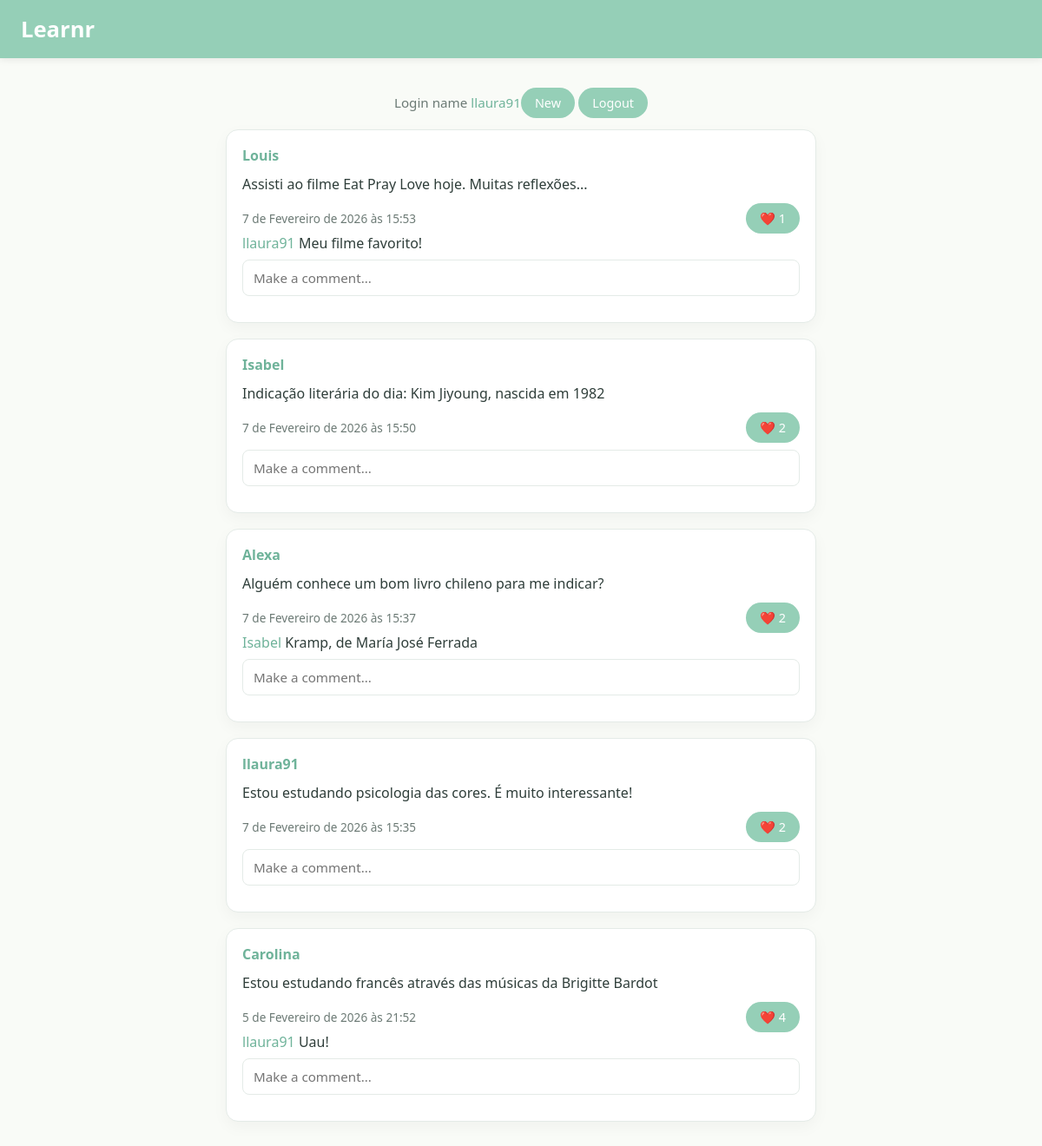
/ (signed in), run on the app's committed database.
### core/models.py (models this page shows, shortened)
class Post(models.Model):
    autor = models.ForeignKey(User, on_delete=models.CASCADE)
    texto = models.TextField()
    criado_em = models.DateTimeField(auto_now_add=True)
    curtidas = models.ManyToManyField(User, related_name="curtidas", blank=True)

class Comentario(models.Model):
    autor = models.ForeignKey(User, on_delete=models.CASCADE)
    post = models.ForeignKey(Post, on_delete=models.CASCADE, related_name="comentarios")
    texto = models.TextField()
    criado_em = models.DateTimeField(auto_now_add=True)

### core/views.py (the view)
# urls.py: path("", views.feed, name="feed"),
def feed(request):
    posts = Post.objects.all().order_by("-criado_em")
    return render(request, "feed.html", {"posts": posts})

### core/templates/feed.html (shortened to what this page needs)
<!DOCTYPE html>
<html>
<head>
    {% load static %}
    <link rel="stylesheet" href="{% static 'estilo.css' %}">
</head>
<body>
    <header>
        <h1>Learnr</h1>
    </header>
    <div class="container">
        <div class="user-bar">
            {% if user.is_authenticated %}
                <div class="user-info">
                    Login name <strong><a href="{% url 'profile' user.id %}">{{ user.username }}</a></strong>
                </div>
                <div>
                    <a class="button" href="/criar/">New</a>
                    <a class="button" href="/logout/">Logout</a>
                </div>
            {% else %}
                <div>
                    <a class="button" href="/login/">Login</a>
                    <a class="button" href="/cadastro/">Register</a>
                </div>
            {% endif %}
        </div>
        {% for post in posts %}
            <div class="post">
                <div class="post-header">
                    <a href="{% url 'profile' post.autor.id %}">{{ post.autor }}</a>
                </div>
                <div class="post-text">
                    {{ post.texto }}
                </div>
                <div class="post-footer">
                    <span>{{ post.criado_em }}</span>
                    {% if user.is_authenticated %}
                        <a class="button" href="{% url 'like_post' post.id %}">
                            ❤️ {{ post.curtidas.count }}
                        </a>
                    {% else %}
                        <span>❤️ {{ post.curtidas.count }}</span>
                    {% endif %}
                </div>
                <div class="comments-section">
                    {% for comentario in post.comentarios.all %}
                        <p>
                            <a href="{% url 'profile' comentario.autor.id %}"">{{ comentario.autor }}</a> {{ comentario.texto }}
                        </p>
                    {% endfor %}
                    {% if user.is_authenticated %}
                        <form method="post" action="{% url 'coment_post' post.id %}" style="margin-top: 8px;">
                            <input type="text" name="texto" placeholder="Make a comment..."">
                        </form>
                    {% endif %}
                </div>
            </div>
        {% empty %}
            <p>No posts yet.</p>
        {% endfor %}
    </div>
</body>
</html>

### core/static/estilo.css (style rules this page uses)
:root { --verde-principal: #95CFB7; --verde-escuro: #6fb39a; --amarelo-suave: #FFF7BD; --fundo: #f9fbf7; --card: #ffffff; --texto-principal: #2f3e3a; --texto-secundario: #6c7a75; --borda: #e4ebe7; }
* { margin: 0; padding: 0; box-sizing: border-box; font-family: "Segoe UI", Roboto, sans-serif; }
body { background: var(--fundo); color: var(--texto-principal); }
header { background: var(--verde-principal); padding: 16px 24px; box-shadow: 0 2px 8px rgba(0,0,0,0.08); position: sticky; top: 0; z-index: 10; }
header h1 { color: white; font-size: 1.6rem; font-weight: 600; }
.container { max-width: 720px; margin: 40px auto; padding: 0 20px; justify-content: center; }
.user-bar { display: flex; justify-content: center; align-items: center; margin-bottom: 20px; }
.user-info { color: var(--texto-secundario); font-size: 0.95rem; }
.button { background: var(--verde-principal); color: white; padding: 8px 16px; border-radius: 999px; text-decoration: none; font-size: 0.9rem; font-weight: 500; border: none; cursor: pointer; transition: 0.2s ease; }
.post { background: var(--card); border-radius: 14px; padding: 18px; margin-bottom: 18px; border: 1px solid var(--borda); box-shadow: 0 6px 18px rgba(0,0,0,0.04); transition: transform 0.15s ease, box-shadow 0.15s ease; }
.post-header { font-weight: 600; color: var(--verde-escuro); margin-bottom: 6px; }
.post-header a { color: var(--verde-escuro); text-decoration: none; font-weight: 600; cursor: pointer; }
.post-text { font-size: 1rem; margin: 10px 0; line-height: 1.5; }
.post-footer { display: flex; justify-content: space-between; align-items: center; font-size: 0.85rem; color: var(--texto-secundario); margin-top: 10px; }
input, textarea { width: 100%; padding: 10px 12px; margin-bottom: 12px; border-radius: 8px; border: 1px solid var(--borda); font-size: 0.95rem; }
a { color: var(--verde-escuro); text-decoration: none; font-weight: 500; }

### data on the page
Post: autor "Louis", texto "Assisti ao filme Eat Pray Love hoje. Muitas reflexões...", criado_em "7 de Fevereiro de 2026 às 15:53", curtidas.count "1"
Comentario: autor "llaura91", texto "Meu filme favorito!"
Post: autor "Isabel", texto "Indicação literária do dia: Kim Jiyoung, nascida em 1982", criado_em "7 de Fevereiro de 2026 às 15:50", curtidas.count "2"
Post: autor "Alexa", texto "Alguém conhece um bom livro chileno para me indicar?", criado_em "7 de Fevereiro de 2026 às 15:37", curtidas.count "2"
Comentario: autor "Isabel", texto "Kramp, de María José Ferrada"
Post: autor "llaura91", texto "Estou estudando psicologia das cores. É muito interessante!", criado_em "7 de Fevereiro de 2026 às 15:35", curtidas.count "2"
Post: autor "Carolina", texto "Estou estudando francês através das músicas da Brigitte Bardot", criado_em "5 de Fevereiro de 2026 às 21:52", curtidas.count "4"
Comentario: autor "llaura91", texto "Uau!"

### other printed values
{{ user.username }} "llaura91"
